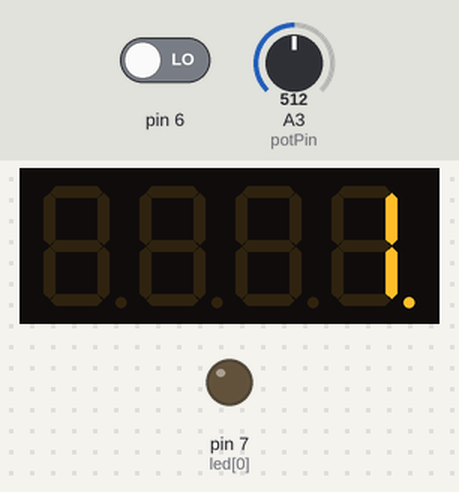
Bench run of a sketch on a simulated Arduino Uno, built with avr-gcc and run on an emulated ATmega328P. On the bench: 4-digit seven-segment display, output pins drawn as LEDs (lit = HIGH). Dashed ring = blinking. Inputs (shaded band) come from the test bench; at power-on: pin 6 LOW, A3 (potPin) = 512. What the sketch prints to the serial monitor is not drawn.

Above: at 1.2 s.
1.3 s: pin 6 driven HIGH
At 1.7 s:
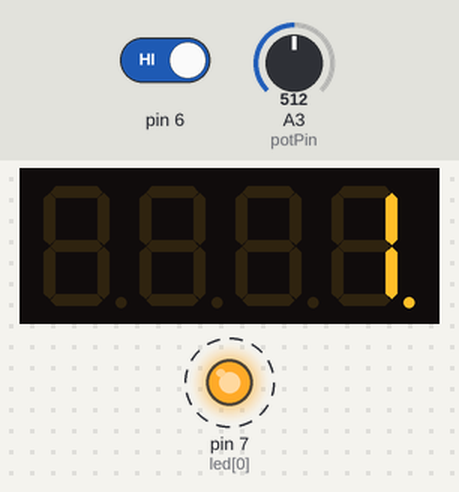
4.3 s: pin 6 driven LOW
At 4.75 s:
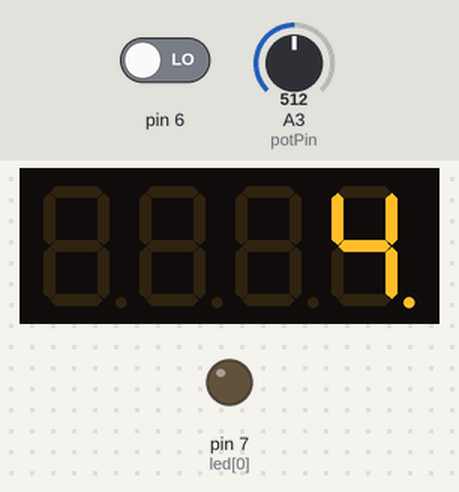
Timing chart, 0 to 7.3 s (numbered marks = the images above; inputs shaded):
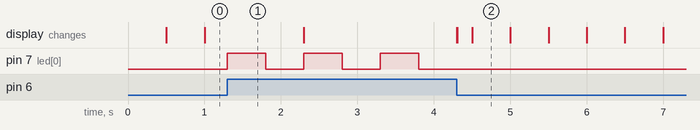

Measured:
- after the input at 1.3 s, pin 7 (led[0]): alternates HIGH for 0.50 s and LOW for 0.50 s, starting at once
- after the input at 4.3 s, pin 7 (led[0]): stops changing and stays LOW; the display: first changes at once (image 2 shows a later state)
- what the display in image 2 shows lasts 0.5 s, from 4.5 s to 5.0 s

The sketch:

sketch_apr22b.ino
```cpp
#include "SevSeg.h"
SevSeg sevseg;
const byte potPin = A3;
int val;
const byte NUM = 1;
const byte led[] = {7};
const int delaytime = 500;
const byte sw = 6;
int ii;
byte Hour = 0;
byte Min = 0;


void setup() {
  Serial.begin(9600);
  pinMode(led[ii], OUTPUT);
  byte numDigits = 4;
  byte digitPins[] = {2, 3, 4, 5};
  byte segmentPins[] = {8, 9, 10, 11, 12, 13, 14, 15};
  bool resistorsOnSegments = false; // 'false' means resistors are on digit pins
  byte hardwareConfig = COMMON_CATHODE; // See README.md for options
  bool updateWithDelays = false; // Default. Recommended
  bool leadingZeros = false; // Use 'true' if you'd like to keep the leading zeros
  pinMode(6, INPUT);
  sevseg.begin(hardwareConfig, numDigits, digitPins, segmentPins, resistorsOnSegments, updateWithDelays, leadingZeros);
  sevseg.setBrightness(90);

  Serial.begin(9600);


}


void loop() {
  // val = analogRead(potPin);
  // Serial.begin(9600);

  static unsigned long timer = millis();

  boolean Pin6 = digitalRead (6); // Reset
  if (Pin6 == HIGH) {
    Min = Hour = 0;
    for (ii = 0; ii < NUM; ii++)
    {
      digitalWrite(led[ii], HIGH);
    }
    delay(500);
    for (ii = 0; ii < NUM; ii++)
    {
      digitalWrite(led[ii], LOW);
    }
    delay(500);
  }
  if (millis() - timer >= 500) {
    timer += 500;

    val = analogRead(potPin);
    Serial.println("ADC光敏:");
    Serial.println(val);


    sevseg.setNumber(Min, 0);
    Min = Min + 1;

    if (Min == 10 )
    {
      Min = 0;
    }

  }
  sevseg.refreshDisplay(); // Must run repeatedly


}
```
